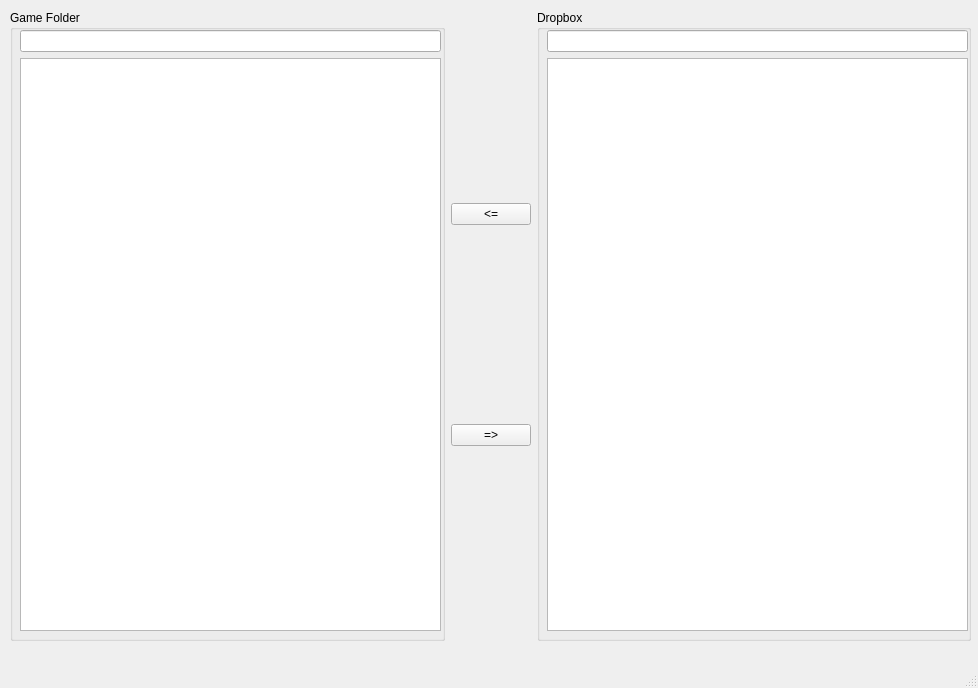
<?xml version="1.0" encoding="UTF-8"?>
<ui version="4.0">
 <class>MainWindow</class>
 <widget class="QMainWindow" name="MainWindow">
  <property name="geometry">
   <rect>
    <x>0</x>
    <y>0</y>
    <width>978</width>
    <height>688</height>
   </rect>
  </property>
  <property name="windowTitle">
   <string>MainWindow</string>
  </property>
  <widget class="QWidget" name="centralwidget">
   <widget class="QWidget" name="layoutWidget">
    <property name="geometry">
     <rect>
      <x>10</x>
      <y>10</y>
      <width>961</width>
      <height>631</height>
     </rect>
    </property>
    <layout class="QHBoxLayout" name="horizontalLayout">
     <item>
      <widget class="QGroupBox" name="groupBox">
       <property name="sizePolicy">
        <sizepolicy hsizetype="Expanding" vsizetype="Preferred">
         <horstretch>0</horstretch>
         <verstretch>0</verstretch>
        </sizepolicy>
       </property>
       <property name="title">
        <string>Game Folder</string>
       </property>
       <widget class="QWidget" name="layoutWidget">
        <property name="geometry">
         <rect>
          <x>10</x>
          <y>20</y>
          <width>421</width>
          <height>601</height>
         </rect>
        </property>
        <layout class="QVBoxLayout" name="verticalLayout_2">
         <item>
          <widget class="QLineEdit" name="leLocal"/>
         </item>
         <item>
          <widget class="QTableWidget" name="twLocal">
           <property name="sizePolicy">
            <sizepolicy hsizetype="Expanding" vsizetype="Expanding">
             <horstretch>0</horstretch>
             <verstretch>1</verstretch>
            </sizepolicy>
           </property>
           <property name="columnCount">
            <number>3</number>
           </property>
           <attribute name="horizontalHeaderVisible">
            <bool>false</bool>
           </attribute>
           <attribute name="horizontalHeaderCascadingSectionResizes">
            <bool>true</bool>
           </attribute>
           <attribute name="horizontalHeaderStretchLastSection">
            <bool>true</bool>
           </attribute>
           <attribute name="verticalHeaderVisible">
            <bool>false</bool>
           </attribute>
           <attribute name="verticalHeaderStretchLastSection">
            <bool>false</bool>
           </attribute>
           <column/>
           <column/>
           <column/>
          </widget>
         </item>
        </layout>
       </widget>
      </widget>
     </item>
     <item>
      <layout class="QVBoxLayout" name="verticalLayout">
       <item>
        <widget class="QPushButton" name="btPull">
         <property name="sizePolicy">
          <sizepolicy hsizetype="Fixed" vsizetype="Fixed">
           <horstretch>0</horstretch>
           <verstretch>0</verstretch>
          </sizepolicy>
         </property>
         <property name="text">
          <string>&lt;=</string>
         </property>
        </widget>
       </item>
       <item>
        <widget class="QPushButton" name="btPush">
         <property name="sizePolicy">
          <sizepolicy hsizetype="Fixed" vsizetype="Fixed">
           <horstretch>0</horstretch>
           <verstretch>0</verstretch>
          </sizepolicy>
         </property>
         <property name="text">
          <string>=&gt;</string>
         </property>
        </widget>
       </item>
      </layout>
     </item>
     <item>
      <widget class="QGroupBox" name="groupBox_2">
       <property name="sizePolicy">
        <sizepolicy hsizetype="Expanding" vsizetype="Preferred">
         <horstretch>0</horstretch>
         <verstretch>0</verstretch>
        </sizepolicy>
       </property>
       <property name="title">
        <string>Dropbox</string>
       </property>
       <widget class="QWidget" name="layoutWidget">
        <property name="geometry">
         <rect>
          <x>10</x>
          <y>20</y>
          <width>421</width>
          <height>601</height>
         </rect>
        </property>
        <layout class="QVBoxLayout" name="verticalLayout_5">
         <item>
          <widget class="QLineEdit" name="leCloud"/>
         </item>
         <item>
          <widget class="QTableWidget" name="twCloud">
           <property name="columnCount">
            <number>3</number>
           </property>
           <attribute name="horizontalHeaderVisible">
            <bool>false</bool>
           </attribute>
           <attribute name="horizontalHeaderCascadingSectionResizes">
            <bool>true</bool>
           </attribute>
           <attribute name="horizontalHeaderStretchLastSection">
            <bool>true</bool>
           </attribute>
           <attribute name="verticalHeaderVisible">
            <bool>false</bool>
           </attribute>
           <column/>
           <column/>
           <column/>
          </widget>
         </item>
        </layout>
       </widget>
      </widget>
     </item>
    </layout>
   </widget>
  </widget>
  <widget class="QMenuBar" name="menubar">
   <property name="geometry">
    <rect>
     <x>0</x>
     <y>0</y>
     <width>978</width>
     <height>23</height>
    </rect>
   </property>
  </widget>
  <widget class="QStatusBar" name="statusbar"/>
 </widget>
 <resources/>
 <connections/>
</ui>
